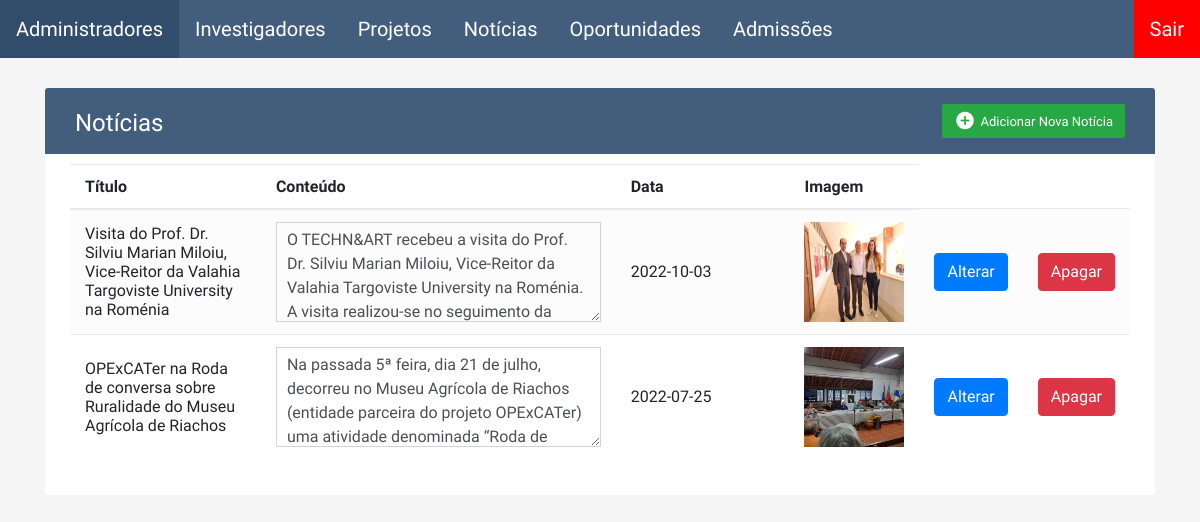
The page /backoffice/noticias/index.php (signed in) on the database as committed earlier.
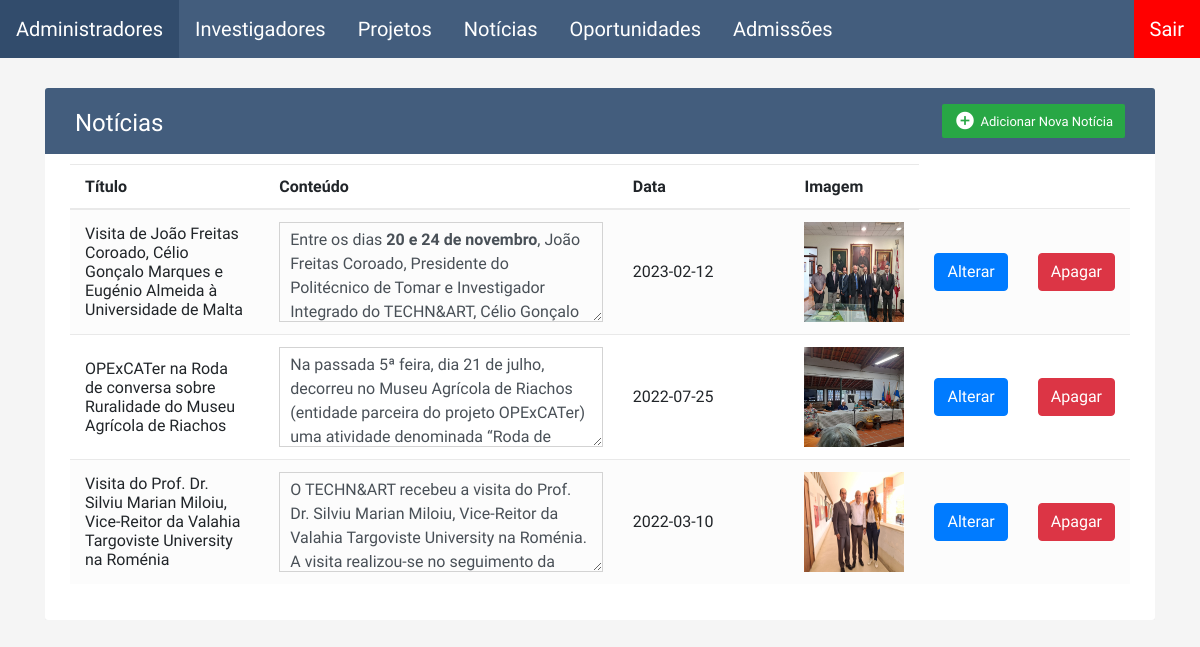
The same page on the database as committed later.
### tables this page shows
CREATE TABLE `noticias` (
  `id` int(11) NOT NULL,
  `titulo` varchar(100) NOT NULL,
  `titulo_en` varchar(100) NOT NULL,
  `conteudo` mediumtext NOT NULL,
  `conteudo_en` mediumtext NOT NULL,
  `imagem` varchar(100) NOT NULL,
  `data` date NOT NULL,
  `ultimo_editor` int(11) DEFAULT NULL,
  `timestamp_editado` timestamp NOT NULL DEFAULT CURRENT_TIMESTAMP
);

### backoffice/verifica.php (called while the page is built, shortened)
<?php
require "navbar.php";
?>

### backoffice/noticias/index.php (the view, shortened to what this page needs)
<?php
require "../verifica.php";
require "../config/basedados.php";
$sql = "SELECT id, titulo, conteudo, data, imagem FROM noticias ORDER BY DATA DESC, titulo";
$result = mysqli_query($conn, $sql);
?>
<link rel="stylesheet" href="https://stackpath.bootstrapcdn.com/bootstrap/4.5.0/css/bootstrap.min.css">
<link rel="stylesheet" href="https://maxcdn.bootstrapcdn.com/font-awesome/4.7.0/css/font-awesome.min.css">
<div class="container-xl">
	<div class="table-responsive">
		<div class="table-wrapper">
			<div class="table-title">
				<div class="row">
					<div class="col-sm-6">
						<h2>Notícias</h2>
					</div>
					<div class="col-sm-6">
						<?php
						if ($_SESSION["autenticado"] == "administrador") {
							echo '<a href="create.php" class="btn btn-success"><i class="material-icons">&#xE147;</i>';
							echo '<span>Adicionar Nova Notícia</span></a>';
						}
						?>
					</div>
				</div>
			</div>
			<table class="table table-striped table-hover">
				<thead>
					<tr>
						<th>Título</th>
						<th>Conteúdo</th>
						<th>Data</th>
						<th>Imagem</th>
					</tr>
				</thead>
				<tbody>
					<?php
					if (mysqli_num_rows($result) > 0) {
						while ($row = mysqli_fetch_assoc($result)) {
							echo "<tr>";
							echo "<td style='width:250px;'>" . $row["titulo"] . "</td>";
							echo "<td style='width:500px; height:100px;'>" . "<div class='div-textarea' style='width:100%; height:100%;'>" . $row["conteudo"] . "</div>" . "</td>";
							echo "<td style='width:250px;'>" . $row["data"] . "</td>";
							echo "<td><img src='../assets/noticias/$row[imagem]' width = '100px' height = '100px'></td>";
							if ($_SESSION["autenticado"] == "administrador") {
								echo "<td><a href='edit.php?id=" . $row["id"] . "' class='btn btn-primary'><span>Alterar</span></a></td>";
								echo "<td><a href='remove.php?id=" . $row["id"] . "' class='btn btn-danger'><span>Apagar</span></a></td>";
							}
							echo "</tr>";
						}
					}
					?>
				</tbody>
			</table>
		</div>
	</div>
</div>

### backoffice/navbar.php (shortened to what this page needs)
<link href="https://stackpath.bootstrapcdn.com/bootstrap/4.5.2/css/bootstrap.min.css" rel="stylesheet">
<ul class="navUl">
    <?php
    if ($_SESSION["autenticado"] == "administrador") {
        echo "<li class=\"navLi\"><a href=\"../administradores\">Administradores</a></li>";
    }
    ?>
    <li class="navLi"><a href="../investigadores">Investigadores</a></li>
    <li class="navLi"><a href="../projetos">Projetos</a></li>
    <li class="navLi"><a href="../noticias">Notícias</a></li>
    <li class="navLi"><a href="../oportunidades">Oportunidades</a></li>
    <?php
    if ($_SESSION["autenticado"] == "administrador") {
        echo "<li class='navLi'><a href='../admissoes'>Admissões</a></li>";
    }
    ?>
    <li class="navLi"><a class="leftnav" href="../sair.php">Sair</a></li>
</ul>

### backoffice/navbar.php (style rules this page uses)
.navUl { list-style-type: none; margin: 0; padding: 0; overflow: hidden; background-color: #435d7d; font-size: 20px; font-family: 'Varela Round'; }
.navLi { float: left; }
.navLi a { display: block; color: white; text-align: center; padding: 14px 16px; text-decoration: none; }
.leftnav { display: block; position: absolute; right: 0%; color: white; background-color: #ff0000; text-align: center; padding: 14px 16px; text-decoration: dashed; }

Rows that differ between the two databases and show on the page:
added noticias: titulo "Visita de João Freitas Coroado, Célio Gonçalo Marques e Eugénio Almeida à Universidade de Malta", conteudo "Entre os dias 20 e 24 de novembro , João Freitas Coroado, Presidente do Politécnico de Tomar e Investigador Integrado do TECHN&ART, Célio Gonçalo…", data "2023-02-12", imagem (picture)
changed noticias "OPExCATer na Roda de conversa sobre Ruralidade do Museu Agrícola de Riachos": moves up the list
changed noticias (number 3 of 3 on the later page): data "2022-10-03" → "2022-03-10"
